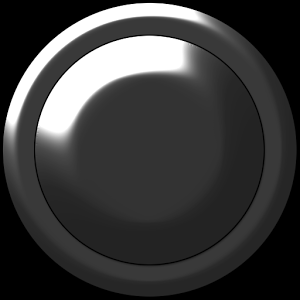
#> input picture Software Engineering/Server:Client Chess Game/src/checker.png, 300 x 300 px
$ python -i hw1.py   (imports and definitions only)   (Python 2 division)   (older library calls are emulated)
#> lines starting #> are read from the running program, lines starting #| are printed output that depends on the picture
#> further down, picture is the input picture: shape (300, 300, 3); min 0, max 255, mean 58.9
#!/usr/bin/env python
import sys

import numpy as np
import cv2

# [19 lines left out: function remove_vertical_seam, not called in this run]

def gradient_magnitude(image):
    """
    Returns the L1 gradient magnitude of the given image.
    The result is an n x m numpy array of floating point values,
    where n is the number of rows in the image and m is the number of columns.
    """
    # First, convert the input image to a 32-bit floating point grayscale.
    # Be sure to scale it such that the intensity varies between 0 and 1.
    imageConvert = cv2.cvtColor(image, cv2.COLOR_BGR2GRAY).astype(float) / 255.0
    #print imageConvert

    # Next, compute the graient in the x direction using the sobel operator with a kernel size of 3.
    # Be sure to normalize the image so it's values are between -1 and 1
    gradientX = cv2.Sobel(imageConvert, cv2.CV_64F, 1, 0, ksize=3)/(4.0)
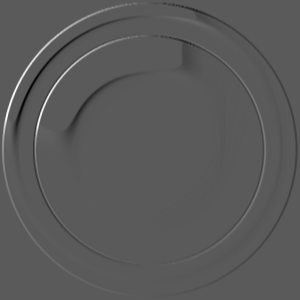
#> gradientX: shape (300, 300) float64; min -0.546, max 1, mean 3.7e-21; drawn with min black and max white

    # Compute the graient in the y direction using the same kernel size and normalization
    gradientY = cv2.Sobel(imageConvert, cv2.CV_64F, 0, 1, ksize=3)/(4.0)
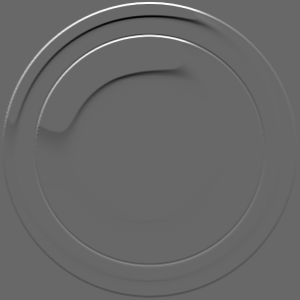
#> gradientY: shape (300, 300) float64; min -0.694, max 1, mean 3.16e-19; drawn with min black and max white
    #print imageConvert.shape

    # Finally, compute the l1 norm of the x and y gradients at each pixel value.
    # The l1 norm is the sum of their absolute values.
    # convert the final image from a double-precision floating point to single.
    gradientX = np.absolute(gradientX)
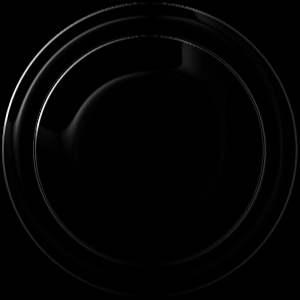
#> gradientX: shape (300, 300) float64; min 0, max 1, mean 0.0144
    gradientY = np.absolute(gradientY)
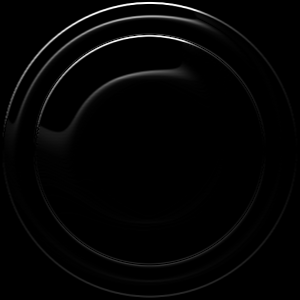
#> gradientY: shape (300, 300) float64; min 0, max 1, mean 0.0179
    energy = gradientX + gradientY
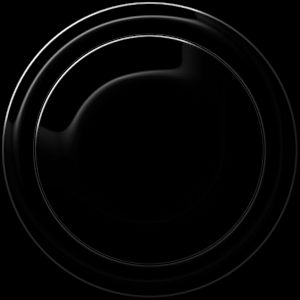
#> energy: shape (300, 300) float64; min 0, max 1.5, mean 0.0323; drawn with min black and max white

    # and return the result
    return energy.astype(float)

# [133 lines left out: functions compute_seam_costs, minimal_seam, compute_ordering, resize, runDebug, not called in this run]

# [15 lines not run here, left out]

>>> import cv2
>>> picture = cv2.imread('../../Software Engineering/Server:Client Chess Game/src/checker.png')
>>> result = gradient_magnitude(picture)
